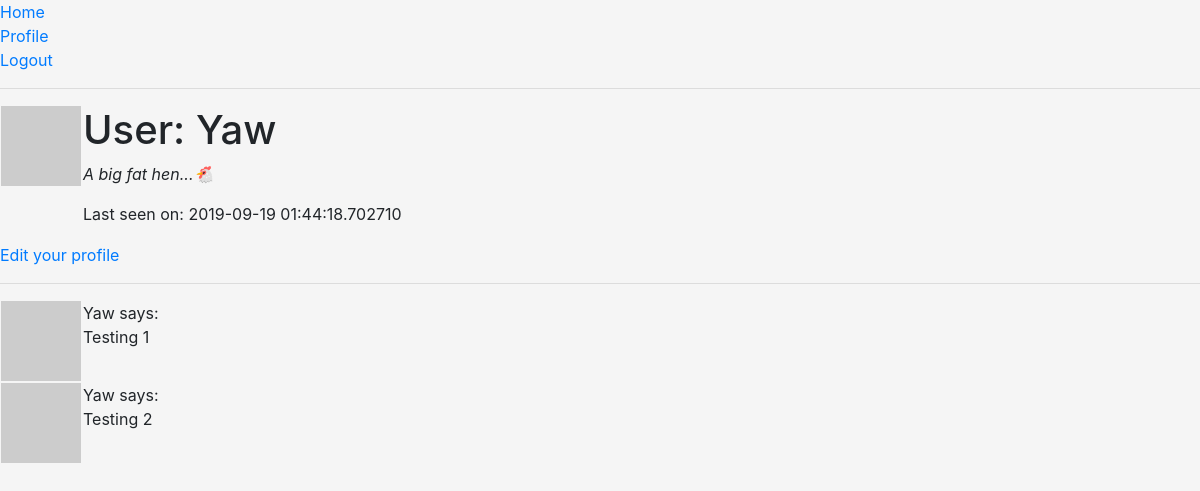
Page /user/Yaw (signed in) on the earlier database version.
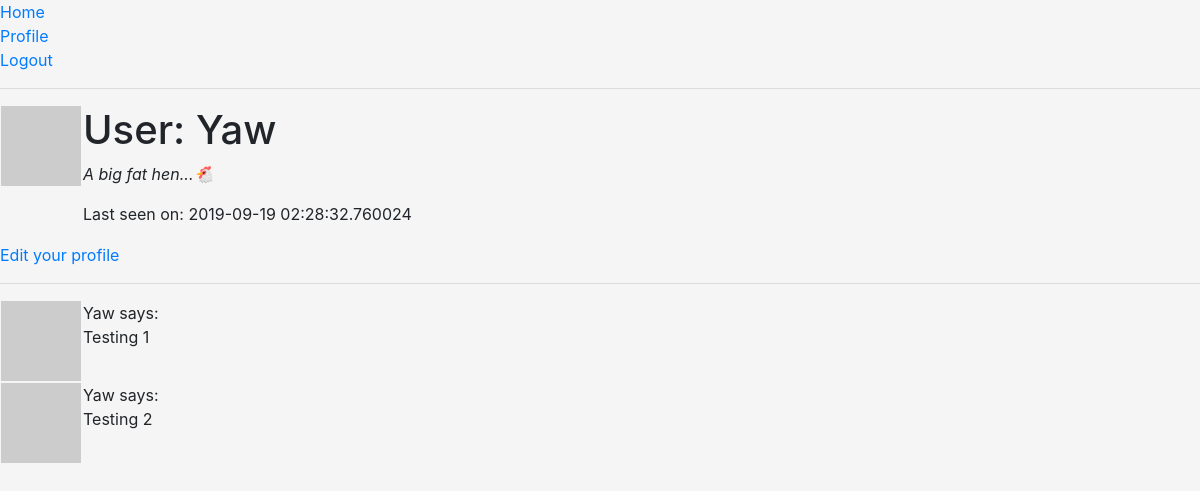
Same page on the later database version.
### app/models.py (models this page shows, shortened)
class User(UserMixin, db.Model):
    id = db.Column(db.Integer, primary_key=True)
    username = db.Column(db.String(64), index=True, unique=True)
    email = db.Column(db.String(120), index=True, unique=True)
    password_hash = db.Column(db.String(128))
    about_me = db.Column(db.String(140))
    last_seen = db.Column(db.DateTime, default=datetime.utcnow)
    posts = db.relationship('Post', backref='author', lazy='dynamic')
    def avatar(self, size):
        digest = md5(self.email.lower().encode('utf-8')).hexdigest()
        return f'https://www.gravatar.com/avatar/{digest}?d=identicon&s={size}'

### app/main/routes.py (the view)
@bp.route('/user/<username>')
@login_required
def user(username):
    user = User.query.filter_by(username=username).first_or_404()
    posts = [
        {'author': user, 'body': 'Testing 1'},
        {'author': user, 'body': 'Testing 2'},
    ]
    return render_template('main/user.html', title='Profile', user=user, posts=posts)

### app/main/routes.py (called while the page is built)
@bp.before_request
def before_request():
    if current_user.is_authenticated:
        current_user.last_seen = datetime.utcnow()
        db.session.commit()

### app/models.py (called while the page is built)
@login.user_loader
def load_user(id):
    return User.query.get(int(id))

### app/templates/main/user.html
{% extends 'base.html' %}
{% block main %}
<table>
    <tr valign="top">
        <td><img src="{{ user.avatar(128) }}"></td>
        <td>
            <h1>User: {{ user.username }}</h1>
            {% if user.about_me %}<p>{{ user.about_me|safe }}</p>{% endif %}
            {% if user.last_seen %}<p>Last seen on: {{ user.last_seen }}</p>{% endif %}
        </td>
    </tr>
</table>
    {% if user == current_user %}
    <p>
        <a href="{{ url_for('main.edit_profile') }}">Edit your profile</a>
    </p>
    {% endif %}
<hr>
{% for post in posts %}
{% include 'main/_post.html' %}
{% endfor %}
{% endblock %}

### app/templates/base.html (shortened to what this page needs)
{% import 'macros/_macros.html' as macros %}
<!DOCTYPE html>
<html lang="en">
<head>
    <link rel="stylesheet" href="{{ url_for('static',filename='bootstrap.min.css') }}">
    <link rel="stylesheet" href="{{ url_for('static',filename='style.css') }}">
</head>
<body>
    <nav>
        <ul class="nav navbar-nav">
            {{ macros.set_navlink('Home', 'main.index') }}
            {% if current_user.is_anonymous %}
            {{ macros.set_navlink('Login', 'auth.login') }}
            {% else %}
            {{ macros.set_navlink('Profile', 'main.user', username=current_user.username) }}
            {{ macros.set_navlink('Logout', 'auth.logout') }}
            {% endif %}
        </ul>
    </nav>
    <hr>
    <main>{% block main %}{% endblock %}</main>
</body>
</html>

### app/templates/macros/_macros.html (shortened to what this page needs)
{% macro set_navlink(name, endpoint) %}
{% if request.endpoint.endswith(endpoint) %}
<li class="active">
    <a href="{{ url_for(endpoint, **kwargs) }}"> {{ name }} </a>
</li>
{% else %}
<li>
    <a href="{{ url_for(endpoint, **kwargs) }}"> {{ name }} </a>
</li>
{% endif %}
{% endmacro %}

### app/templates/main/_post.html
<table>
    <tr valign="top">
        <td><img src="{{ post.author.avatar(48) }}"></td>
        <td>{{ post.author.username }} says:<br>{{ post.body }}</td>
    </tr>
</table>

### app/static/style.css (style rules this page uses)
body { background-color: whitesmoke }

Differences in the rows shown:
changed User "Yaw": last_seen "2019-09-19 01:44:18.702710" → "2019-09-19 02:28:32.760024"
